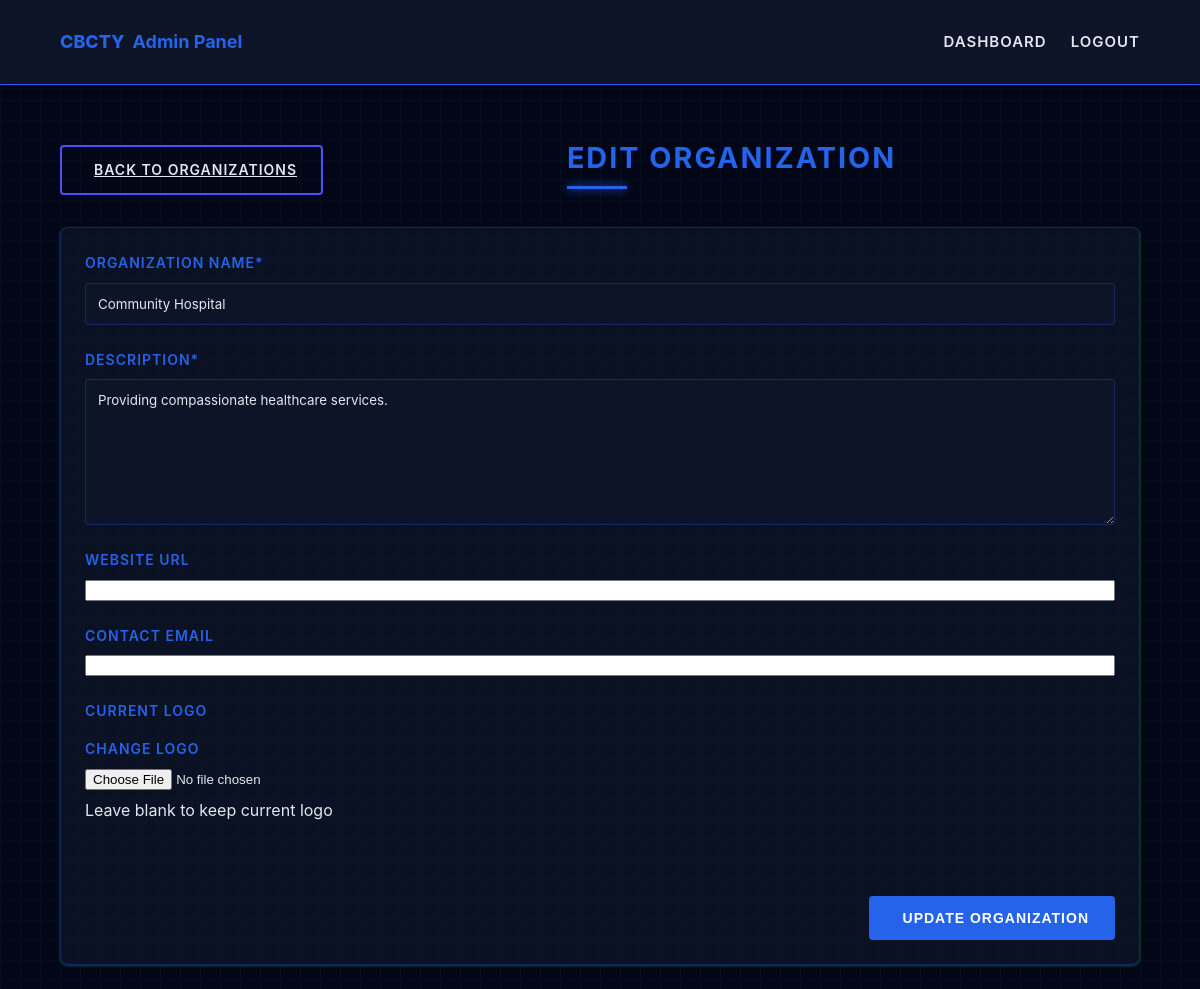
Screenshot of /admin/organizations/organizations-update.php?id=2 with the database file from the repository.
### tables this page shows
CREATE TABLE `organizations` (
  `id` int(11) NOT NULL,
  `image_url` varchar(255) NOT NULL,
  `name` varchar(255) NOT NULL,
  `description` text NOT NULL
);

### admin/includes/crud_functions.php (called while the page is built, shortened)
<?php
require __DIR__ . '/../../includes/connect.php';
class CRUD {
    protected $pdo;
    protected $table;
    public function __construct($table, $allowedFields) {
        global $pdo;
        $this->pdo = $pdo;
        $this->table = $table;
    }
    public function getById($id) {
        $stmt = $this->pdo->prepare("SELECT * FROM {$this->table} WHERE id = ?");
        $stmt->execute([$id]);
        return $stmt->fetch(PDO::FETCH_ASSOC);
    }
}
?>

### admin/organizations/organizations-update.php (the view, shortened to what this page needs)
<?php
require __DIR__ . '/../includes/crud_functions.php';
$orgCRUD = new OrganizationsCRUD();
$organization = $orgCRUD->getById($_GET['id'] ?? 0);
?>
<!DOCTYPE html>
<html lang="en" data-theme="light">
<head>
    <link rel="stylesheet" href="../assets/css/main.css">
</head>
<body>
    <?php include '../includes/header.php'; ?>
    <div class="hero-container">
        <div class="hero-header">
            <a href="organizations.php" class="back-btn">
                <i class="bi bi-arrow-left"></i> Back to Organizations
            </a>
            <h2>Edit Organization</h2>
        </div>
        <div class="hero-card">
            <div class="hero-card-body">
                <form action="" method="POST" enctype="multipart/form-data" class="hero-form">
                    <div class="form-group">
                        <label for="name">Organization Name*</label>
                        <input type="text" id="name" name="name"
                               value="<?= htmlspecialchars($organization['name']) ?>" required>
                    </div>
                    <div class="form-group">
                        <label for="description">Description*</label>
                        <textarea id="description" name="description" rows="5" required><?=
                            htmlspecialchars($organization['description'])
                        ?></textarea>
                    </div>
                    <div class="form-group">
                        <label for="website_url">Website URL</label>
                        <input type="url" id="website_url" name="website_url"
                               value="<?= htmlspecialchars($organization['website_url']) ?>">
                    </div>
                    <div class="form-group">
                        <label for="contact_email">Contact Email</label>
                        <input type="email" id="contact_email" name="contact_email"
                               value="<?= htmlspecialchars($organization['contact_email']) ?>">
                    </div>
                    <div class="form-group">
                        <label>Current Logo</label>
                        <label for="image">Change Logo</label>
                        <input type="file" id="image" name="image" accept="image/*">
                        <div class="form-hint">Leave blank to keep current logo</div>
                    </div>
                    <div class="form-actions">
                        <button type="submit" name="update" class="submit-btn">
                            <i class="bi bi-save"></i> Update Organization
                        </button>
                    </div>
                </form>
            </div>
        </div>
    </div>
</body>
</html>

### admin/assets/css/main.css (style rules this page uses)
:root { --primary: #2563eb; --primary-dark: #1d4ed8; --primary-light: #3b82f6; --danger: #ef4444; --danger-dark: #dc2626; --warning: #f59e0b; --warning-dark: #d97706; --white: #ffffff; --light: #e2e8f0; --gray: rgb(79, 79, 255); --dark: #0f172a; --bg-color: #020617; --card-bg: rgba(15, 23, 42, 0.7); --text-color: #e2e8f0; --text-dark: #0f172a; --shadow: 0 1px 3px rgba(0, 255, 157, 0.3); --transition: all 0.2s cubic-bezier(0.4, 0, 0.2, 1); --border-color: rgba(37, 99, 235, 0.3); --hover-bg: rgba(37, 99, 235, 0.05); }
html { transition: background-color 0.3s ease, color 0.3s ease; }
body { font-family: 'Rajdhani', 'Inter', -apple-system, sans-serif; line-height: 1.6; color: var(--text-color); background-color: var(--bg-color); margin: 0; padding: 0; background-image: linear-gradient(rgba(0, 255, 157, 0.03) 1px, transparent 1px), linear-gradient(90deg, rgba(0, 255, 157, 0.03) 1px, transparent 1px); background-size: 20px 20px; transition: var(--transition); }
.hero-container { width: 90%; max-width: 1200px; margin: 1.5rem auto; padding: 0 1rem; }
.hero-header { margin-top: 120px; display: flex; justify-content: space-between; align-items: center; margin-bottom: 2rem; flex-wrap: wrap; gap: 1rem; }
.hero-header h2 { margin: 0; color: var(--primary); font-weight: 700; font-size: 1.8rem; text-transform: uppercase; letter-spacing: 2px; position: relative; }
.hero-header h2::after { content: ''; position: absolute; bottom: -8px; left: 0; width: 60px; height: 3px; background: var(--primary); box-shadow: 0 0 10px var(--primary); }
.hero-card, .leader-card { background: var(--card-bg); border-radius: 8px; box-shadow: var(--shadow); overflow: hidden; border: 1px solid var(--border-color); backdrop-filter: blur(5px); transition: var(--transition); }
.hero-card-body { padding: 1.5rem; color: var(--text-color); }
.hero-form { display: flex; flex-direction: column; gap: 1.5rem; }
.form-group { display: flex; flex-direction: column; gap: 0.5rem; }
.form-group label { font-weight: 600; font-size: 0.875rem; color: var(--primary); text-transform: uppercase; letter-spacing: 1px; }
.form-group input[type="text"], .form-group textarea { padding: 0.75rem; background: var(--card-bg); border: 1px solid var(--border-color); border-radius: 4px; font-family: inherit; transition: var(--transition); color: var(--text-color); }
.form-group textarea { min-height: 120px; resize: vertical; }
.form-actions { margin-top: 1.5rem; display: flex; justify-content: flex-end; }
.submit-btn, .back-btn, .add-btn, .edit-btn, .delete-btn { margin-top: 25px; display: inline-flex; align-items: center; justify-content: center; gap: 0.5rem; padding: 0.75rem 1.5rem; border-radius: 4px; font-weight: 600; transition: var(--transition); font-size: 0.875rem; cursor: pointer; text-transform: uppercase; letter-spacing: 1px; position: relative; overflow: hidden; border: 2px solid transparent; }
.submit-btn, .add-btn { background: var(--primary); color: var(--white); border-color: var(--primary); }
.back-btn { background: transparent; color: var(--text-color); border-color: var(--gray); }

### rows the page displays
organizations: name "Community Hospital", description "Providing compassionate healthcare services."
